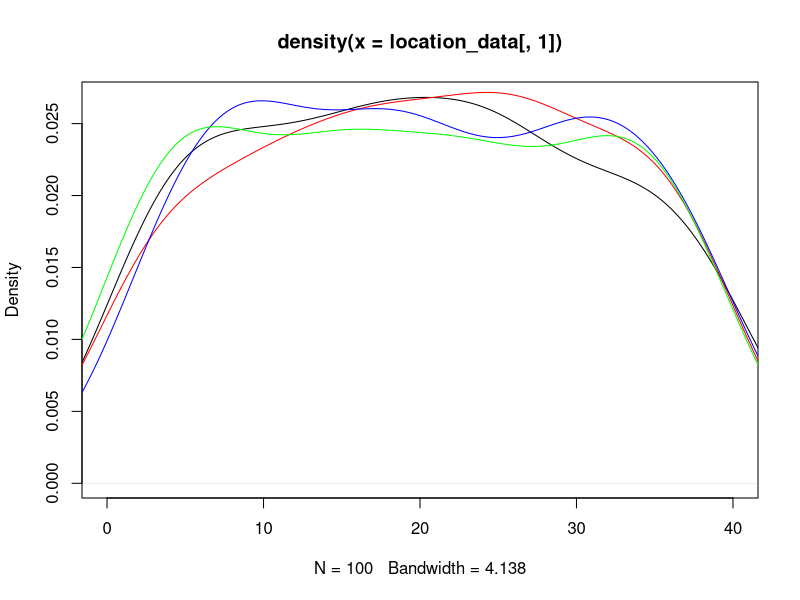
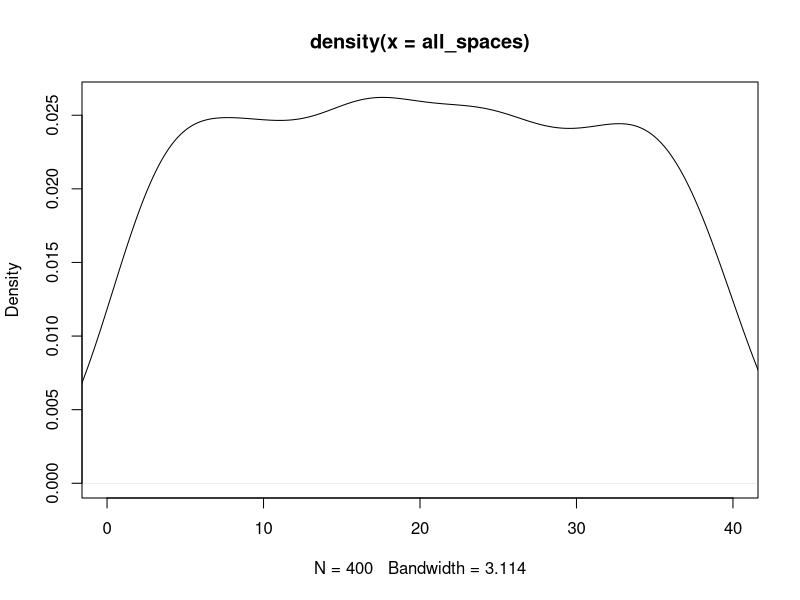
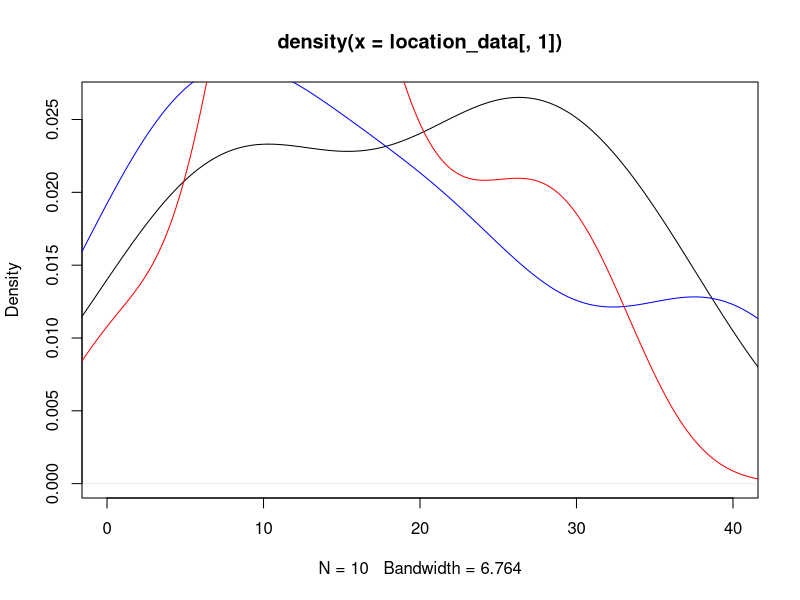
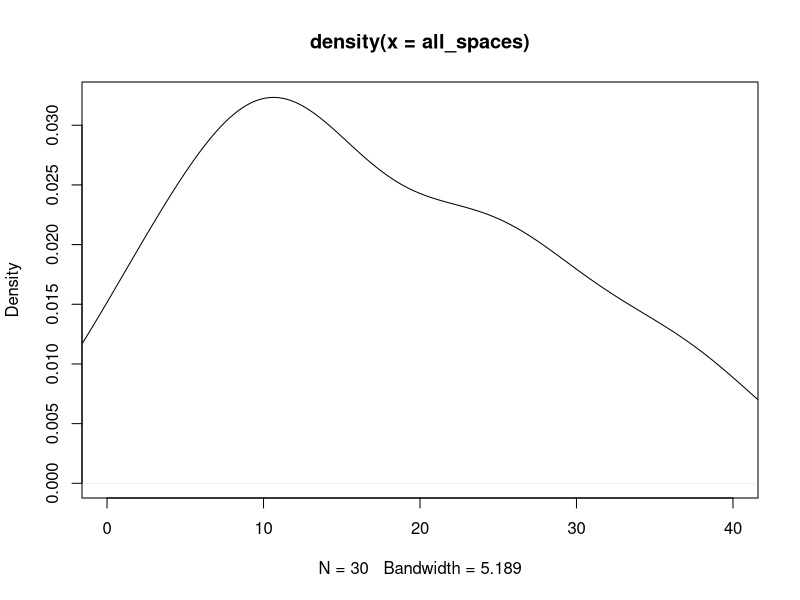

Write the R code that produced these figures, in order. (Note: this script raises an error after producing the figures.)
## ---- chunk 1
knitr::opts_chunk$set(echo = TRUE)
## ---- chunk 2
#libraries
library(dplyr)
library(ggplot2)
## ---- chunk 3
#Kayleigh
##LET'S GET MOVING

monopolyBoard <- read.csv("MonopolyBoard.csv", header = T)
monopolyBoard

# Using dice rolls to determine where a player will land on the board
#input: "location"; a number 1-40; where the player is on the board
#output: the amount of spaces the player will move until they are on their new location

#note that this is only accounting for standard dice rolls, no special rules yet...

lets_move = function(location) {
  dice_roll_1 <- sample(1:6, 1, replace = TRUE)
  dice_roll_2 <- sample(1:6, 1, replace = TRUE)
  
  roll_total <- sum(dice_roll_1, dice_roll_2)
  roll_double <- dice_roll_1 == dice_roll_2
  
    location = location + roll_total
    
  if (location <= 40) {
    location = location
  } else {
    location = location - 40
  }
  
  space = monopolyBoard$name[monopolyBoard$spaces == location]
  
  print("You're moving forward...")
  print(roll_total)
  
  print("You're on space...")
  print(location)
  
  #print(space) #This prints out the name of the space that they land on. 
}

#testers
lets_move(1)
lets_move(25)
lets_move(38)
lets_move(40)



#A function to move players around the board and to play Monopoly!
#input: "turns"; the amount of turns we should take
#output: a player's new location on the board

lets_play = function(turns) {
  location = 1
  print("Starting Location: GO!")
  for (i in 1:turns) {
    location = lets_move(location)
  }
  print("You've landed on...")
  return(location)
}



lets_play(10) #tester #in this example if you look at a reference monopoly board and "walk" your way around the board with each move being the number in each output, you'll land on the space on the board corresponding to the final output (when counting "GO" as 1 and/or 40) 

#testers 
#"lets_move" and "lets_play" have both been edited to print out phrases for each roll and move to make it easier to determine how the player is moving. 
#"You're moving forward..." gives the player's roll
#"You're on space..." is the players position after 1 turn/"lets_move"
  # Later try to switch this print statement to the name of the spot that the player is on 
#"You've landed on..." gives the final location after running "lets_play" for "x" turns.
  # Later try to switch this print statement to the name of the spot that the player is on 

lets_play(3)
lets_play(10)

## ---- chunk 4
##DOUBLE DOWN

##WORK IN PROGRESS

#A function using dice rolls to determine how many spaces a player will move with the additional rules for "doubles" in Monopoly
#input: "location"; a number 1-40 where the player is on the board
#outut: the number of spaces the player will move on the board, with the special case of rolling three "doubles" and landing in jail
double_down = function(location) {
  dice_roll_1 <- sample(1:6, 1, replace = TRUE)
  dice_roll_2 <- sample(1:6, 1, replace = TRUE)
  
  roll_total <- sum(dice_roll_1, dice_roll_2)
  roll_double <- dice_roll_1 == dice_roll_2
  
  print("roll was")
  print(roll_total)
    
  if (roll_double) {
    
    dice_roll_3 <- sample(1:6, 1, replace = TRUE)
    dice_roll_4 <- sample(1:6, 1, replace = TRUE)
    
    roll_total_2 <- sum(dice_roll_3, dice_roll_4)
    roll_double_2 <- dice_roll_3 == dice_roll_4
    
    print("roll double was")
    print(roll_total_2)

    
    if (roll_double_2) {
      dice_roll_5 <- sample(1:6, 1, replace = TRUE)
      dice_roll_6 <- sample(1:6, 1, replace = TRUE)
      
      roll_total_3 <- sum(dice_roll_5, dice_roll_6)
      roll_double_3 <- dice_roll_5 == dice_roll_6
      
      print("roll double was")
      print(roll_total_3)
      
      if (roll_double_3) {
        location = 11 #Jail
        print("doubles, doubles, doubles")
        print("You're going to JAIL!")
        
      } else {
        location = location + roll_total + roll_total_2 + roll_total_3
        print("doubles, doubles, not doubles")
        print("You're moving forward...")
        print(roll_total + roll_total_2 + roll_total_3)
      }
    } else {
      location = location + roll_total + roll_total_2
      print("doubles, not doubles")
      print("You're moving forward...")
      print(roll_total+roll_total_2)
    }
  } else {
    location = location + roll_total
    print("no doubles")
    print("You're moving forward...")
    print(roll_total)
  }

    
  if (location <= 40) {
    location = location
  } else {
    location = location - 40
  }

  
  print("You're on space...")
  print(location)
}

double_down(1)
#text out in the function is kinda funky right but it's just to make sure its working right
#In final version switch all dice rolls to sample(1:6,...)

## ---- chunk 5
##CHANCE AND COMMUNITY CHEST CARDS
Card_Numbers <- c(1, 2, 3, 4, 5, 6, 7, 8, 9, 10, 11, 12, 13, 14, 15, 16)

Chance_Cards <- c("Advance to Boardwalk", "Advance to Go (Collect $200)", "Advance to Illinois Avenue. If you pass Go, collect $200", "Advance to St. Charles Place. If you pass Go, collect $200", "Advance to the nearest Railroad. If unowned, you may buy it from the Bank. If owned, pay owner twice the rental to which they are otherwise entitled", "Advance to the nearest Railroad. If unowned, you may buy it from the Bank. If owned, pay owner twice the rental to which they are otherwise entitled", "Advance token to nearest Utility. If unowned, you may buy it from the Bank. If owned, throw dice and pay owner a total ten times amount thrown", "Bank pays you dividend of $50", "Get Out of Jail Free", "Go Back 3 Spaces", "Go to Jail. Go directly to Jail, do not pass Go, do not collect $200", "Make general repairs on all your property. For each house pay $25. For each hotel pay $100", "Speeding fine $15", "Take a trip to Reading Railroad. If you pass Go, collect $200", "You have been elected Chairman of the Board. Pay each player $50", "Your building loan matures. Collect $150")

Chance <- data.frame(Chance_Cards, Card_Numbers)
Chance
##Chance cards to move a player to a new space:
  #1 -> Advance to Boardwalk (space 40)
  #2 -> Advance to Go (space 1)
  #3 -> Advance to Illinois Avenue (space 25)
  #4 -> Advance to St. Charles Place (space 12)
  #5 -> Advance to nearest Railroad (space(s) 6, 16, 26, 36)
  #6 -> Advance to nearest Railraod (space(s) 6, 16, 26, 36)
  #7 -> Advance to nearest Utility (space(s) 13, 29)
  #11 -> Go to Jail (space 11)
  #14 -> Take a trip to Reading Railroad (space 6)

Community_Chest_Cards <- c("Advance to Go (Collect $200)", "Bank error in your favor. Collect $200", "Doctor’s fee. Pay $50", "From sale of stock you get $50", "Get Out of Jail Free", "Go to Jail. Go directly to jail, do not pass Go, do not collect $200", "Holiday fund matures. Receive $100", "Income tax refund. Collect $20", "It is your birthday. Collect $10 from every player", "Life insurance matures. Collect $100", "Pay hospital fees of $100", "Pay school fees of $50", "Receive $25 consultancy fee", "You are assessed for street repair. $40 per house. $115 per hotel", "You have won second prize in a beauty contest. Collect $10", "You inherit $100")

Community_Chest <- data.frame(Community_Chest_Cards, Card_Numbers)
Community_Chest

##Community Chest Cards that move a player to a new space:
  #1 -> Advance to GO (space 1)
  #5 -> Go to Jail (space 11)

## ---- chunk 6
# heidi

#the function "who_goes_first" simulates the initial roll before the game begins in order to determine which player goes first
# input is a number of how many players are going to be playing
# output is the value of each players roll and the player that will start the game based on who had the highest roll
who_goes_first <- function(num_players){
  initial_rolls <- c()
  for (i in 1:num_players) {
    player_i_roll <- sum(sample(1:6, 2, replace=TRUE))
    initial_rolls <- c(initial_rolls, player_i_roll) # vector of every player's roll
    print(paste("Player", i, "rolled", player_i_roll))
  }
  cat("\n")
  if(sum(initial_rolls == max(initial_rolls)) >= 2){
    while (sum(initial_rolls == max(initial_rolls)) >= 2) { # if players tied for highest number
      tied_players <- which(initial_rolls==max(initial_rolls)) # identify which players tied
      print("It's a tie! Roll again")
      cat("\n")
      tie_breaker_rolls <- c()
      for (i in tied_players) { # tied players roll again
       player_i_roll2 <- sum(sample(1:6, 2, replace=TRUE))
       tie_breaker_rolls <- c(tie_breaker_rolls, player_i_roll2)
       print(paste("Player", i, "rolled", player_i_roll2))
      }
      initial_rolls <- tie_breaker_rolls
      highest_roll <- max(tie_breaker_rolls)
      highest_player2 <- tied_players[which(tie_breaker_rolls == highest_roll)]
    }
    cat("\n")
    print(paste("Player", highest_player2, "goes first!"))
  }
  else {
    highest_player <- which.max(initial_rolls) # who rolled the highest number
    print(paste("Player", highest_player, "goes first!"))
  }
}

who_goes_first(4) # test function

## ---- chunk 7
# Olivia
# Website for data: https://stat-jet-asu.github.io/Datasets/InstructorDescriptions/monopoly.html

monopolyBoard <- read.csv("MonopolyBoard.csv", header = T)
head(monopolyBoard)

# This section is for question number 2

# Kayleigh's lets_play function from above incorporating players and density plots
# uses lets_move function from above
# input: turns, # of turns to iterate through; players, number of players (2-4)
# output: density plot with a line for each player's frequency of spaces landed on 
# & density plot for the combined frequency of spaces landed on for all players

lets_play = function(turns, players) {
  location_data <- as.data.frame(matrix(nrow = turns, ncol = players))
  
for (j in 1:players) {
  location = 1
  
  for (i in 1:turns) {
    
    location = lets_move(location)
    location_data[i,j] <- location
    }
  }
  
  # creates density plot of frequency of landing on each space for each player
  plot(density(location_data[,1]), xlim = c(0,40), col = "black")
  
  colors <- c("red", "blue", "green")
  
  for (k in 2:players) {
  lines(density(location_data[,k]), col = colors[k-1]) # adds a density line for each player after the first
  }
  
  # creates density plot for total frequency landing on each space (all players spaces included)
  all_spaces <- as.vector(as.matrix(location_data))
  plot(density(all_spaces), xlim = c(0,40), col = "black")
  
}
lets_play(100, 4)

## ---- chunk 8
who_goes_first2 <- function(num_players){
  initial_rolls <- c()
  for (i in 1:num_players) {
    player_i_roll <- sum(sample(1:6, 2, replace=TRUE))
    initial_rolls <- c(initial_rolls, player_i_roll) # vector of every player's roll
#    print(paste("Player", i, "rolled", player_i_roll))
  }
  cat("\n")
  if(sum(initial_rolls == max(initial_rolls)) >= 2){
    while (sum(initial_rolls == max(initial_rolls)) >= 2) { # if players tied for highest number
      tied_players <- which(initial_rolls==max(initial_rolls)) # identify which players tied
#      print("It's a tie! Roll again")
#      cat("\n")
      tie_breaker_rolls <- c()
      for (i in tied_players) { # tied players roll again
       player_i_roll2 <- sum(sample(1:6, 2, replace=TRUE))
       tie_breaker_rolls <- c(tie_breaker_rolls, player_i_roll2)
#       print(paste("Player", i, "rolled", player_i_roll2))
      }
      initial_rolls <- tie_breaker_rolls
      highest_roll <- max(tie_breaker_rolls)
      highest_player2 <- tied_players[which(tie_breaker_rolls == highest_roll)]
    }
#    cat("\n")
#    print(paste("Player", highest_player2, "goes first!"))
  }
  else {
    highest_player <- which.max(initial_rolls) # who rolled the highest number
#    print(paste("Player", highest_player, "goes first!"))
#    return(highest_player)
  
    
  # creating player order
  player_order <- length(num_players)
  player_order[1] <- as.integer(highest_player)

 for (j in 2:num_players) {
    
  player_order[j] <- as.integer(player_order[j-1] + 1)
  if (player_order[j] > num_players) {
    player_order[j] <- 1
  }
 }
  print(player_order)
  }
  
  playerlist <- (list(highest_player, player_order))
  return(playerlist)
}

#who_goes_first2(4)

## ---- chunk 9
# Question number 3 -- including jail and double rolls

lets_move2 = function(location) {
  dice_roll_1 <- sample(1:6, 1, replace = TRUE)
  dice_roll_2 <- sample(1:6, 1, replace = TRUE)
  
  roll_total <- sum(dice_roll_1, dice_roll_2)
  roll_double <- dice_roll_1 == dice_roll_2
  
    location = location + roll_total # updates location to be previous location + roll total
    double3 = "false" # double3 is assigned "true" if the player double rolls 3x (as seen in if statement below), otherwise it is assigned "false" 
    
  # first double roll -> roll again
  if (roll_double == TRUE) {
    dice_roll_3 <- sample(1:6, 1, replace = TRUE)
    dice_roll_4 <- sample(1:6, 1, replace = TRUE)
    
    roll_total2 <- sum(dice_roll_3, dice_roll_4)
    roll_double2 <- dice_roll_3 == dice_roll_4
    
    location = location + roll_total2
    double3 = "false"
    
    # if player is at a location past 40, subtract 40 so they go back to the GO space at location "41"
    # this is included in each if statement below so that it applies if player has to roll again
    if (location <= 40) {
      location = location
    } else {
      location = location - 40
    }
     
      # second double roll -> roll again
      if (roll_double2 == TRUE) {
        dice_roll_5 <- sample(1:6, 1, replace = TRUE)
        dice_roll_6 <- sample(1:6, 1, replace = TRUE)
    
        roll_total3 <- sum(dice_roll_5, dice_roll_6)
        roll_double3 <- dice_roll_5 == dice_roll_6
    
        location = location + roll_total3
        double3 = "false"
        
        if (location <= 40) {
          location = location
        } else {
          location = location - 40
        }
        
        # third double roll -> go to jail
          if (roll_double3 == TRUE) {
            location = monopolyBoard$spaces[monopolyBoard$name == "Jail"]
            double3 = "true"
          }
      }
  }  
    
  if (location <= 40) {
    location = location
  } else {
    location = location - 40
  }
  
  listdata <- (list(location, double3)) # creates list for outputs "location" and "double3"
  # if you need to access location from this function, use lets_move2(location)[[1]]
  # if you need to access double3, use lets_move2(double3)[[2]]
  return(listdata)
  
}



# lets_play2 is currently set up to have each player go thru all their turns and then move onto the next player
# probably need to fix this for question 5

## ---- chunk 10

lets_play2 = function(turns, players) {
  
  
  location_data <- as.data.frame(matrix(nrow = turns, ncol = players)) # dataframe will keep data for locations of players for each turn
  double3data <- as.data.frame(matrix(nrow = turns, ncol = players)) # dataframe will say "true" if player double rolled 3x (which lands them in jail) and "false" if they didn't double roll 3x
  
    # puts players in order
    colnames(location_data) <- who_goes_first2(players)[[2]]
  
    location = 1 # each player starts at location 1
    location_data[1,] <- location
    double3 = 0 # initializing "double3" which will be later assigned a "true" or "false" based on if player double rolled 3x
  
    for (i in 2:turns) { # iterates through number of turns
      
        for (j in 1:players) { # rotates through each player
          
        location = lets_move2(location_data[i-1,j])[[1]] # takes location from lets_move2 function and assigns it to location
        location_data[i,j] <- as.integer(location) # puts location value into the dataframe of locations for each player
        double3data[i,j] <- lets_move2(double3)[[2]] # takes "true" or "false" value from double3 and adds it to double3data dataframe
        
      # deals with landing in jail from "go to jail" space and staying there for next 3 turns
      if (31 %in% location_data[i-1,j]) { # if you landed on 31 in the last turn (i-1 turn), you go to jail (space 11) for the ith turn
        location <- 11
        location_data[i,j] <- as.integer(location) # new location is 11
      } else if (11 %in% location_data[i-1,j] & 31 %in% location_data[i-2,j]) { # if you were on space 11 last turn AND you were on space 31 2 turns ago, you stay in jail (space 11) for turn i
        location <- 11
        location_data[i,j] <- as.integer(location)
      } else if (11 %in% location_data[i-2,j] & 31 %in% location_data[i-3,j]) {
        location <- 11
        location_data[i,j] <- as.integer(location)
      }
        
      # landing in jail from 3x double roll and staying there for next 3 turns
      if (11 %in% location_data[i,j] & "true" %in% double3data[i-1,j]) { # if player's location is 11 (jail) and double3data is"true" (player double rolled 3x), player stays in jail. all 3 if/else if statements keep player in jail for the next 3 turns
        location <- 11
        location_data[i,j] <- as.integer(location)
      } else if (11 %in% location_data[i-1,j] & "true" %in% double3data[i-2,j]) { # 
        location <- 11
        location_data[i,j] <- as.integer(location)
      } else if (11 %in% location_data[i-2,j] & "true" %in% double3data[i-3,j]) {
        location <- 11
        location_data[i,j] <- as.integer(location)
      }
        
    }
  }
  print(location_data)
  
  # creates density plot of frequency of landing on each space for each player
  plot(density(location_data[,1]), xlim = c(0,40), col = "black")
  
  colors <- c("red", "blue", "green")
  
  for (k in 2:players) {
    lines(density(location_data[,k]), col = colors[k-1]) # adds a density line for each player after the first
  }
  
  # creates density plot for total frequency landing on each space (all players spaces included)
  all_spaces <- as.vector(as.matrix(location_data))
  plot(density(all_spaces), xlim = c(0,40), col = "black")
  
}
 
lets_play2(10, 3)

# how should we go about recording spaces landed on when double rolls occur?

## ---- chunk 11
#4 - Kayleigh and Maddie 
#Chance - spaces 8, 23, 37
#Community Chest - spaces 3, 18, 34
Chance

Drawing_Chance = function(location) {
  location = location
  draw_card <- sample(1:16, 1, replace = TRUE)
  player_card <- Chance$Chance_Cards[draw_card]
  print(player_card)

  
      if(draw_card == 1) {
        location = 1
      }
      
      if(draw_card == 2) {
        location = 1
      }
      
      if(draw_card == 3) {
        location = 25
      }
  
      if(draw_card == 4){
        location = 12
      }
    
      if(draw_card == 5){
        if(location >= 37 && location <= 5){
              location = 6
            } else {
              if (location >= 6 && location <= 15){
                location = 16
              } else {
                if(location >= 16 && location <= 25){
                  location = 26
                } else {
                  location = 36
                }
              }
            }
    }
  
    if(draw_card == 6){
        if(location >= 37 && location <= 5){
              location = 6
            } else {
              if (location >= 6 && location <= 15){
                location = 16
              } else {
                if(location >= 16 && location <= 25){
                  location = 26
                } else {
                  location = 36
                }
              }
            }
    }
  
    if(draw_card == 7){
        if(location >= 29 && location <= 12){
              location = 13
            } else {
              location = 29
    }
  }
  
    if(draw_card == 11) {
      location = 11
    }
  
    if(draw_card == 14) {
      location = 6
    }
  
    if(draw_card == 10) {
      location = location - 3
    }
  
    location = location
    return(location)
}

Drawing_Chance(8)
Drawing_Chance(23)
Drawing_Chance(37)

Drawing_Community_Chest = function(location) {
  location = location
  draw_card_chest <- sample(1:16, 1, replace = TRUE)
  player_card_chest <- Community_Chest$Community_Chest_Cards[draw_card_chest]
  print(player_card_chest)
  print(location)
  
  if (draw_card_chest == 1) {
    location = 1
  } else {
    if (draw_card_chest == 6) {
    location = 11
    } else {
      location = location
    }
  
  }
  
  location = location 
  return(location)
}

Drawing_Community_Chest(3)
Drawing_Community_Chest(18)
Drawing_Community_Chest(34)

lets_move3 = function(location) {
  dice_roll_1 <- sample(1:6, 1, replace = TRUE)
  dice_roll_2 <- sample(1:6, 1, replace = TRUE)
  
  roll_total <- sum(dice_roll_1, dice_roll_2)
  roll_double <- dice_roll_1 == dice_roll_2
  
    location = location + roll_total
    double3 = "false"
  
  print("your roll total is...")
  print(roll_total)

  if (location <= 40) {
      location = location
  } else {
      location = location - 40
  }
   
  print("your location is...")
  print(location)
  
  if(location == 8 || location == 23 || location == 27) {
    location = Drawing_Chance(location)
    print("your location is...")
    print(location)
  }
  
  if(location == 3 || location == 18 || location == 34) {
    location = Drawing_Community_Chest(location)
    print("your location is...")
    print(location)
  }
    
  # first double roll -> roll again
  if (roll_double == TRUE) {
    dice_roll_3 <- sample(1:6, 1, replace = TRUE)
    dice_roll_4 <- sample(1:6, 1, replace = TRUE)
    
    roll_total2 <- sum(dice_roll_3, dice_roll_4)
    roll_double2 <- dice_roll_3 == dice_roll_4
    
    location = location + roll_total2
    double3 = "false"
    print("1 double")
    
    if (location <= 40) {
      location = location
    } else {
      location = location - 40
    }
    
    
    if(location == 8 || location == 23 || location == 27) {
    location = Drawing_Chance(location)
    }
  
  if(location == 3 || location == 18 || location == 34) {
    location = Drawing_Community_Chest(location)
    }
     
      # second double roll -> roll again
      if (roll_double2 == TRUE) {
        dice_roll_5 <- sample(1:6, 1, replace = TRUE)
        dice_roll_6 <- sample(1:6, 1, replace = TRUE)
    
        roll_total3 <- sum(dice_roll_5, dice_roll_6)
        roll_double3 <- dice_roll_5 == dice_roll_6
    
        location = location + roll_total3
        double3 = "false"
        print("2 doubles")
        
        if (location <= 40) {
          location = location
        } else {
          location = location - 40
        }
        
        if(location == 8 || location == 23 || location == 27) {
          location = Drawing_Chance(location)
        }
  
        if(location == 3 || location == 18 || location == 34) {
          location = Drawing_Community_Chest(location)
         
        }
        
        # third double roll -> go to jail
          if (roll_double3 == TRUE) {
            location = monopolyBoard$spaces[monopolyBoard$name == "Jail"]
            double3 = "true"
            print("three doubles")
          }
      }
  }  
   
  location = location 
  
  print("your location is...")
  print(location)
  listdata <- (list(location, double3))
  return(listdata)
  
}

lets_move3(1)

lets_play3 = function(turns, players) {
  
  location_data <- as.data.frame(matrix(nrow = turns, ncol = players))
  double3data <- as.data.frame(matrix(nrow = turns, ncol = players))
  
  for (j in 1:players) {
    location = 1
    double3 = 0
  
    for (i in 1:turns) {
      
        location = lets_move2(location)[[1]]
        location_data[i,j] <- as.integer(location)
        double3data[i,j] <- lets_move2(double3)[[2]]
        
      # deals with landing in jail from "go to jail" space and staying there for next 3 turns
      if (31 %in% location_data[i-1,j]) { # if you land on 31 (go to jail), next location is in jail (space 11)
        location <- 11
        location_data[i,j] <- as.integer(location)
      } else if (11 %in% location_data[i-1,j] & 31 %in% location_data[i-2,j]) {
        location <- 11
        location_data[i,j] <- as.integer(location)
      } else if (11 %in% location_data[i-2,j] & 31 %in% location_data[i-3,j]) {
        location <- 11
        location_data[i,j] <- as.integer(location)
      }
        
      # landing in jail from 3x double roll and staying there for next 3 turns
      if (11 %in% location_data[i,j] & "true" %in% double3data[i-1,j]) { # "true" means player double rolled 3x -> jail
        location <- 11
        location_data[i,j] <- as.integer(location)
      } else if (11 %in% location_data[i-1,j] & "true" %in% double3data[i-2,j]) { # 
        location <- 11
        location_data[i,j] <- as.integer(location)
      } else if (11 %in% location_data[i-2,j] & "true" %in% double3data[i-3,j]) {
        location <- 11
        location_data[i,j] <- as.integer(location)
      }
        
    }
  }
  #print(location_data)
  
  # creates density plot of frequency of landing on each space for each player
  plot(density(location_data[,1]), xlim = c(0,40), col = "black")
  
  colors <- c("red", "blue", "green")
  
  for (k in 2:players) {
    lines(density(location_data[,k]), col = colors[k-1]) # adds a density line for each player after the first
  }
  
  # creates density plot for total frequency landing on each space (all players spaces included)
  all_spaces <- as.vector(as.matrix(location_data))
  plot(density(all_spaces), xlim = c(0,40), col = "black")
  
}
## ---- chunk 12

monopolyBoard1 <- read.csv("MonopolyBoard.csv", header = T)
head(monopolyBoard1)

kaciesboard <- monopolyBoard1 %>% select(., "name", "type", "color", "spaces")
kaciestibble <- as_tibble(kaciesboard)
kaciestibble

freq <- kaciestibble %>% ggplot(., mapping=aes(x="names" )) +geom_freqpoly()

freq
 
## ---- chunk 13
#hello
dice_roll <- sum(sample(1:6, 2, replace = TRUE))
dice_roll
